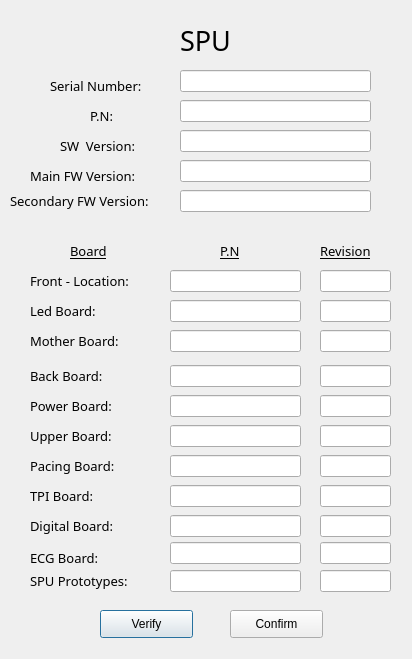
<?xml version="1.0" encoding="UTF-8"?>
<ui version="4.0">
 <class>Dialog</class>
 <widget class="QDialog" name="Dialog">
  <property name="geometry">
   <rect>
    <x>0</x>
    <y>0</y>
    <width>412</width>
    <height>659</height>
   </rect>
  </property>
  <property name="windowTitle">
   <string>Dialog</string>
  </property>
  <widget class="QLineEdit" name="mainfwver_text">
   <property name="geometry">
    <rect>
     <x>180</x>
     <y>160</y>
     <width>191</width>
     <height>22</height>
    </rect>
   </property>
  </widget>
  <widget class="QLabel" name="label">
   <property name="geometry">
    <rect>
     <x>50</x>
     <y>70</y>
     <width>111</width>
     <height>31</height>
    </rect>
   </property>
   <property name="font">
    <font>
     <family>Product Sans Light</family>
     <pointsize>10</pointsize>
    </font>
   </property>
   <property name="text">
    <string>Serial Number:</string>
   </property>
  </widget>
  <widget class="QLabel" name="label_2">
   <property name="geometry">
    <rect>
     <x>90</x>
     <y>100</y>
     <width>41</width>
     <height>31</height>
    </rect>
   </property>
   <property name="font">
    <font>
     <family>Product Sans Light</family>
     <pointsize>10</pointsize>
    </font>
   </property>
   <property name="text">
    <string>P.N:</string>
   </property>
  </widget>
  <widget class="QLineEdit" name="swver_text">
   <property name="geometry">
    <rect>
     <x>180</x>
     <y>130</y>
     <width>191</width>
     <height>22</height>
    </rect>
   </property>
  </widget>
  <widget class="QLabel" name="label_3">
   <property name="geometry">
    <rect>
     <x>60</x>
     <y>130</y>
     <width>101</width>
     <height>31</height>
    </rect>
   </property>
   <property name="font">
    <font>
     <family>Product Sans Light</family>
     <pointsize>10</pointsize>
    </font>
   </property>
   <property name="text">
    <string>SW  Version:</string>
   </property>
  </widget>
  <widget class="QLabel" name="label_5">
   <property name="geometry">
    <rect>
     <x>10</x>
     <y>185</y>
     <width>181</width>
     <height>31</height>
    </rect>
   </property>
   <property name="font">
    <font>
     <family>Product Sans Light</family>
     <pointsize>10</pointsize>
    </font>
   </property>
   <property name="text">
    <string>Secondary FW Version:</string>
   </property>
  </widget>
  <widget class="QLineEdit" name="pn_text">
   <property name="geometry">
    <rect>
     <x>180</x>
     <y>100</y>
     <width>191</width>
     <height>22</height>
    </rect>
   </property>
  </widget>
  <widget class="QLineEdit" name="secfwver_text">
   <property name="geometry">
    <rect>
     <x>180</x>
     <y>190</y>
     <width>191</width>
     <height>22</height>
    </rect>
   </property>
  </widget>
  <widget class="QLabel" name="title">
   <property name="geometry">
    <rect>
     <x>180</x>
     <y>20</y>
     <width>71</width>
     <height>41</height>
    </rect>
   </property>
   <property name="font">
    <font>
     <family>Product Sans</family>
     <pointsize>20</pointsize>
    </font>
   </property>
   <property name="text">
    <string>SPU</string>
   </property>
  </widget>
  <widget class="QLabel" name="label_4">
   <property name="geometry">
    <rect>
     <x>30</x>
     <y>160</y>
     <width>131</width>
     <height>31</height>
    </rect>
   </property>
   <property name="font">
    <font>
     <family>Product Sans Light</family>
     <pointsize>10</pointsize>
    </font>
   </property>
   <property name="text">
    <string>Main FW Version:</string>
   </property>
  </widget>
  <widget class="QLineEdit" name="sn_text">
   <property name="geometry">
    <rect>
     <x>180</x>
     <y>70</y>
     <width>191</width>
     <height>22</height>
    </rect>
   </property>
  </widget>
  <widget class="QLabel" name="label_6">
   <property name="geometry">
    <rect>
     <x>70</x>
     <y>235</y>
     <width>61</width>
     <height>31</height>
    </rect>
   </property>
   <property name="font">
    <font>
     <family>Product Sans Light</family>
     <pointsize>10</pointsize>
     <underline>true</underline>
    </font>
   </property>
   <property name="text">
    <string>Board</string>
   </property>
  </widget>
  <widget class="QLabel" name="label_7">
   <property name="geometry">
    <rect>
     <x>220</x>
     <y>235</y>
     <width>41</width>
     <height>31</height>
    </rect>
   </property>
   <property name="font">
    <font>
     <family>Product Sans Light</family>
     <pointsize>10</pointsize>
     <underline>true</underline>
    </font>
   </property>
   <property name="text">
    <string>P.N</string>
   </property>
  </widget>
  <widget class="QLabel" name="label_8">
   <property name="geometry">
    <rect>
     <x>320</x>
     <y>235</y>
     <width>71</width>
     <height>31</height>
    </rect>
   </property>
   <property name="font">
    <font>
     <family>Product Sans Light</family>
     <pointsize>10</pointsize>
     <underline>true</underline>
    </font>
   </property>
   <property name="text">
    <string>Revision</string>
   </property>
  </widget>
  <widget class="QLabel" name="label_9">
   <property name="geometry">
    <rect>
     <x>30</x>
     <y>265</y>
     <width>131</width>
     <height>31</height>
    </rect>
   </property>
   <property name="font">
    <font>
     <family>Product Sans Light</family>
     <pointsize>10</pointsize>
    </font>
   </property>
   <property name="text">
    <string>Front - Location:</string>
   </property>
  </widget>
  <widget class="QLineEdit" name="frontloc_text">
   <property name="geometry">
    <rect>
     <x>170</x>
     <y>270</y>
     <width>131</width>
     <height>22</height>
    </rect>
   </property>
  </widget>
  <widget class="QLineEdit" name="frontloc_text_rev">
   <property name="geometry">
    <rect>
     <x>320</x>
     <y>270</y>
     <width>71</width>
     <height>22</height>
    </rect>
   </property>
  </widget>
  <widget class="QLabel" name="label_10">
   <property name="geometry">
    <rect>
     <x>30</x>
     <y>295</y>
     <width>131</width>
     <height>31</height>
    </rect>
   </property>
   <property name="font">
    <font>
     <family>Product Sans Light</family>
     <pointsize>10</pointsize>
    </font>
   </property>
   <property name="text">
    <string>Led Board:</string>
   </property>
  </widget>
  <widget class="QLineEdit" name="ledbo_text">
   <property name="geometry">
    <rect>
     <x>170</x>
     <y>300</y>
     <width>131</width>
     <height>22</height>
    </rect>
   </property>
  </widget>
  <widget class="QLineEdit" name="ledbo_text_rev">
   <property name="geometry">
    <rect>
     <x>320</x>
     <y>300</y>
     <width>71</width>
     <height>22</height>
    </rect>
   </property>
  </widget>
  <widget class="QLabel" name="label_11">
   <property name="geometry">
    <rect>
     <x>30</x>
     <y>325</y>
     <width>131</width>
     <height>31</height>
    </rect>
   </property>
   <property name="font">
    <font>
     <family>Product Sans Light</family>
     <pointsize>10</pointsize>
    </font>
   </property>
   <property name="text">
    <string>Mother Board:</string>
   </property>
  </widget>
  <widget class="QLineEdit" name="motherbo_text">
   <property name="geometry">
    <rect>
     <x>170</x>
     <y>330</y>
     <width>131</width>
     <height>22</height>
    </rect>
   </property>
  </widget>
  <widget class="QLineEdit" name="motherbo_text_rev">
   <property name="geometry">
    <rect>
     <x>320</x>
     <y>330</y>
     <width>71</width>
     <height>22</height>
    </rect>
   </property>
  </widget>
  <widget class="QLabel" name="label_12">
   <property name="geometry">
    <rect>
     <x>30</x>
     <y>360</y>
     <width>131</width>
     <height>31</height>
    </rect>
   </property>
   <property name="font">
    <font>
     <family>Product Sans Light</family>
     <pointsize>10</pointsize>
    </font>
   </property>
   <property name="text">
    <string>Back Board:</string>
   </property>
  </widget>
  <widget class="QLineEdit" name="powerb_text_rev">
   <property name="geometry">
    <rect>
     <x>320</x>
     <y>395</y>
     <width>71</width>
     <height>22</height>
    </rect>
   </property>
  </widget>
  <widget class="QLineEdit" name="powerb_text">
   <property name="geometry">
    <rect>
     <x>170</x>
     <y>395</y>
     <width>131</width>
     <height>22</height>
    </rect>
   </property>
  </widget>
  <widget class="QLineEdit" name="backbo_text">
   <property name="geometry">
    <rect>
     <x>170</x>
     <y>365</y>
     <width>131</width>
     <height>22</height>
    </rect>
   </property>
  </widget>
  <widget class="QLineEdit" name="upbo_text">
   <property name="geometry">
    <rect>
     <x>170</x>
     <y>425</y>
     <width>131</width>
     <height>22</height>
    </rect>
   </property>
  </widget>
  <widget class="QLineEdit" name="upbo_text_rev">
   <property name="geometry">
    <rect>
     <x>320</x>
     <y>425</y>
     <width>71</width>
     <height>22</height>
    </rect>
   </property>
  </widget>
  <widget class="QLabel" name="label_13">
   <property name="geometry">
    <rect>
     <x>30</x>
     <y>390</y>
     <width>131</width>
     <height>31</height>
    </rect>
   </property>
   <property name="font">
    <font>
     <family>Product Sans Light</family>
     <pointsize>10</pointsize>
    </font>
   </property>
   <property name="text">
    <string>Power Board:</string>
   </property>
  </widget>
  <widget class="QLineEdit" name="backbo_text_rev">
   <property name="geometry">
    <rect>
     <x>320</x>
     <y>365</y>
     <width>71</width>
     <height>22</height>
    </rect>
   </property>
  </widget>
  <widget class="QLabel" name="label_14">
   <property name="geometry">
    <rect>
     <x>30</x>
     <y>420</y>
     <width>131</width>
     <height>31</height>
    </rect>
   </property>
   <property name="font">
    <font>
     <family>Product Sans Light</family>
     <pointsize>10</pointsize>
    </font>
   </property>
   <property name="text">
    <string>Upper Board:</string>
   </property>
  </widget>
  <widget class="QLabel" name="label_15">
   <property name="geometry">
    <rect>
     <x>30</x>
     <y>450</y>
     <width>131</width>
     <height>31</height>
    </rect>
   </property>
   <property name="font">
    <font>
     <family>Product Sans Light</family>
     <pointsize>10</pointsize>
    </font>
   </property>
   <property name="text">
    <string>Pacing Board:</string>
   </property>
  </widget>
  <widget class="QLineEdit" name="tpibo_text_rev">
   <property name="geometry">
    <rect>
     <x>320</x>
     <y>485</y>
     <width>71</width>
     <height>22</height>
    </rect>
   </property>
  </widget>
  <widget class="QLineEdit" name="tpibo_text">
   <property name="geometry">
    <rect>
     <x>170</x>
     <y>485</y>
     <width>131</width>
     <height>22</height>
    </rect>
   </property>
  </widget>
  <widget class="QLineEdit" name="pacingbo_text">
   <property name="geometry">
    <rect>
     <x>170</x>
     <y>455</y>
     <width>131</width>
     <height>22</height>
    </rect>
   </property>
  </widget>
  <widget class="QLineEdit" name="digibo_text">
   <property name="geometry">
    <rect>
     <x>170</x>
     <y>515</y>
     <width>131</width>
     <height>22</height>
    </rect>
   </property>
  </widget>
  <widget class="QLineEdit" name="digibo_text_rev">
   <property name="geometry">
    <rect>
     <x>320</x>
     <y>515</y>
     <width>71</width>
     <height>22</height>
    </rect>
   </property>
  </widget>
  <widget class="QLabel" name="label_16">
   <property name="geometry">
    <rect>
     <x>30</x>
     <y>480</y>
     <width>131</width>
     <height>31</height>
    </rect>
   </property>
   <property name="font">
    <font>
     <family>Product Sans Light</family>
     <pointsize>10</pointsize>
    </font>
   </property>
   <property name="text">
    <string>TPI Board:</string>
   </property>
  </widget>
  <widget class="QLineEdit" name="pacingbo_text_rev">
   <property name="geometry">
    <rect>
     <x>320</x>
     <y>455</y>
     <width>71</width>
     <height>22</height>
    </rect>
   </property>
  </widget>
  <widget class="QLabel" name="label_17">
   <property name="geometry">
    <rect>
     <x>30</x>
     <y>510</y>
     <width>131</width>
     <height>31</height>
    </rect>
   </property>
   <property name="font">
    <font>
     <family>Product Sans Light</family>
     <pointsize>10</pointsize>
    </font>
   </property>
   <property name="text">
    <string>Digital Board:</string>
   </property>
  </widget>
  <widget class="QLabel" name="label_18">
   <property name="geometry">
    <rect>
     <x>30</x>
     <y>542</y>
     <width>131</width>
     <height>31</height>
    </rect>
   </property>
   <property name="font">
    <font>
     <family>Product Sans Light</family>
     <pointsize>10</pointsize>
    </font>
   </property>
   <property name="text">
    <string>ECG Board:</string>
   </property>
  </widget>
  <widget class="QLineEdit" name="ecgbo_text_rev">
   <property name="geometry">
    <rect>
     <x>320</x>
     <y>542</y>
     <width>71</width>
     <height>22</height>
    </rect>
   </property>
  </widget>
  <widget class="QLineEdit" name="ecgbo_text">
   <property name="geometry">
    <rect>
     <x>170</x>
     <y>542</y>
     <width>131</width>
     <height>22</height>
    </rect>
   </property>
  </widget>
  <widget class="QLabel" name="label1123">
   <property name="geometry">
    <rect>
     <x>30</x>
     <y>565</y>
     <width>131</width>
     <height>31</height>
    </rect>
   </property>
   <property name="font">
    <font>
     <family>Product Sans Light</family>
     <pointsize>10</pointsize>
    </font>
   </property>
   <property name="text">
    <string>SPU Prototypes:</string>
   </property>
  </widget>
  <widget class="QLineEdit" name="spuprobo_text_rev">
   <property name="geometry">
    <rect>
     <x>320</x>
     <y>570</y>
     <width>71</width>
     <height>22</height>
    </rect>
   </property>
  </widget>
  <widget class="QLineEdit" name="spuprobo_text">
   <property name="geometry">
    <rect>
     <x>170</x>
     <y>570</y>
     <width>131</width>
     <height>22</height>
    </rect>
   </property>
  </widget>
  <widget class="QPushButton" name="check_button">
   <property name="geometry">
    <rect>
     <x>100</x>
     <y>610</y>
     <width>93</width>
     <height>28</height>
    </rect>
   </property>
   <property name="text">
    <string>Verify</string>
   </property>
  </widget>
  <widget class="QPushButton" name="confirm_button">
   <property name="geometry">
    <rect>
     <x>230</x>
     <y>610</y>
     <width>93</width>
     <height>28</height>
    </rect>
   </property>
   <property name="text">
    <string>Confirm</string>
   </property>
  </widget>
 </widget>
 <resources/>
 <connections/>
</ui>
